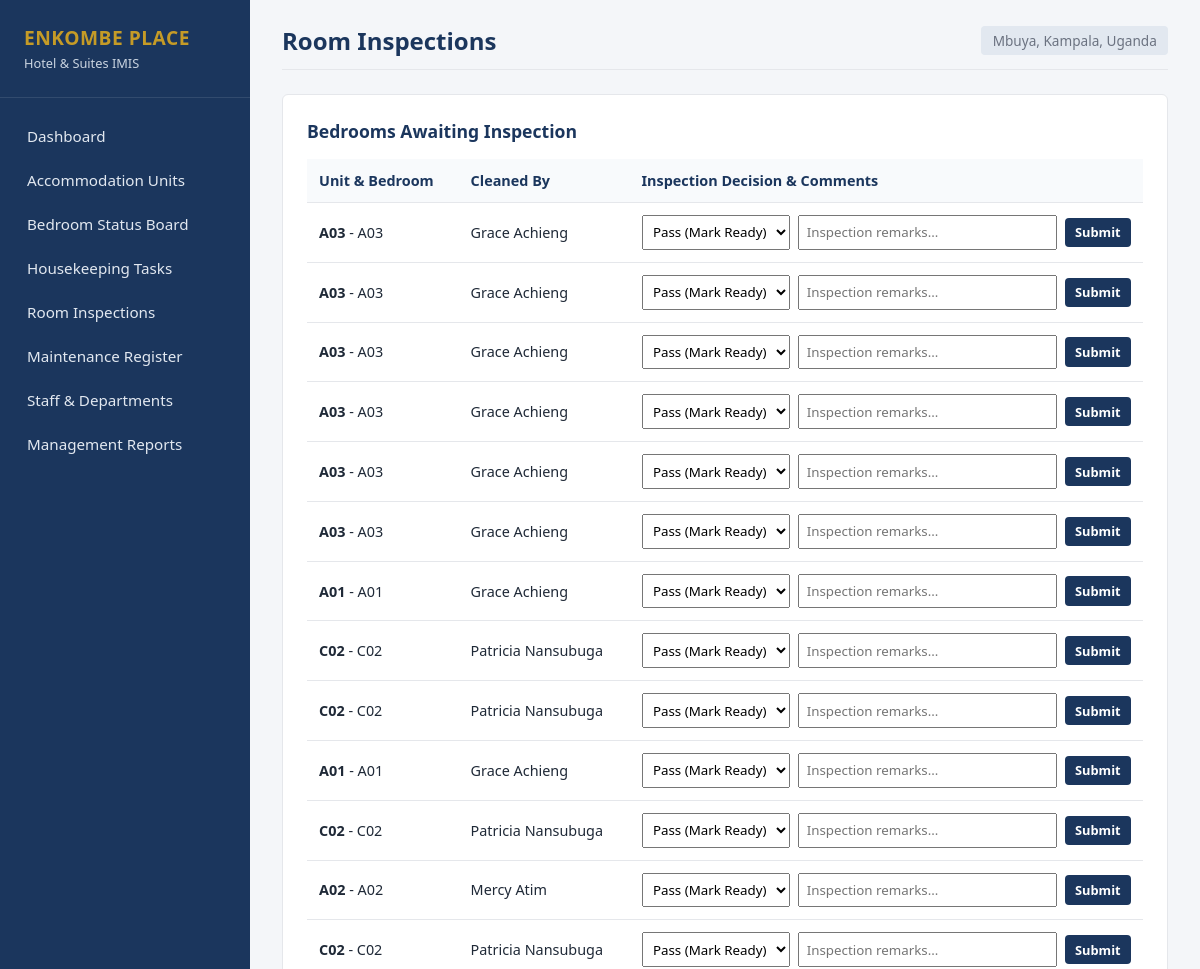
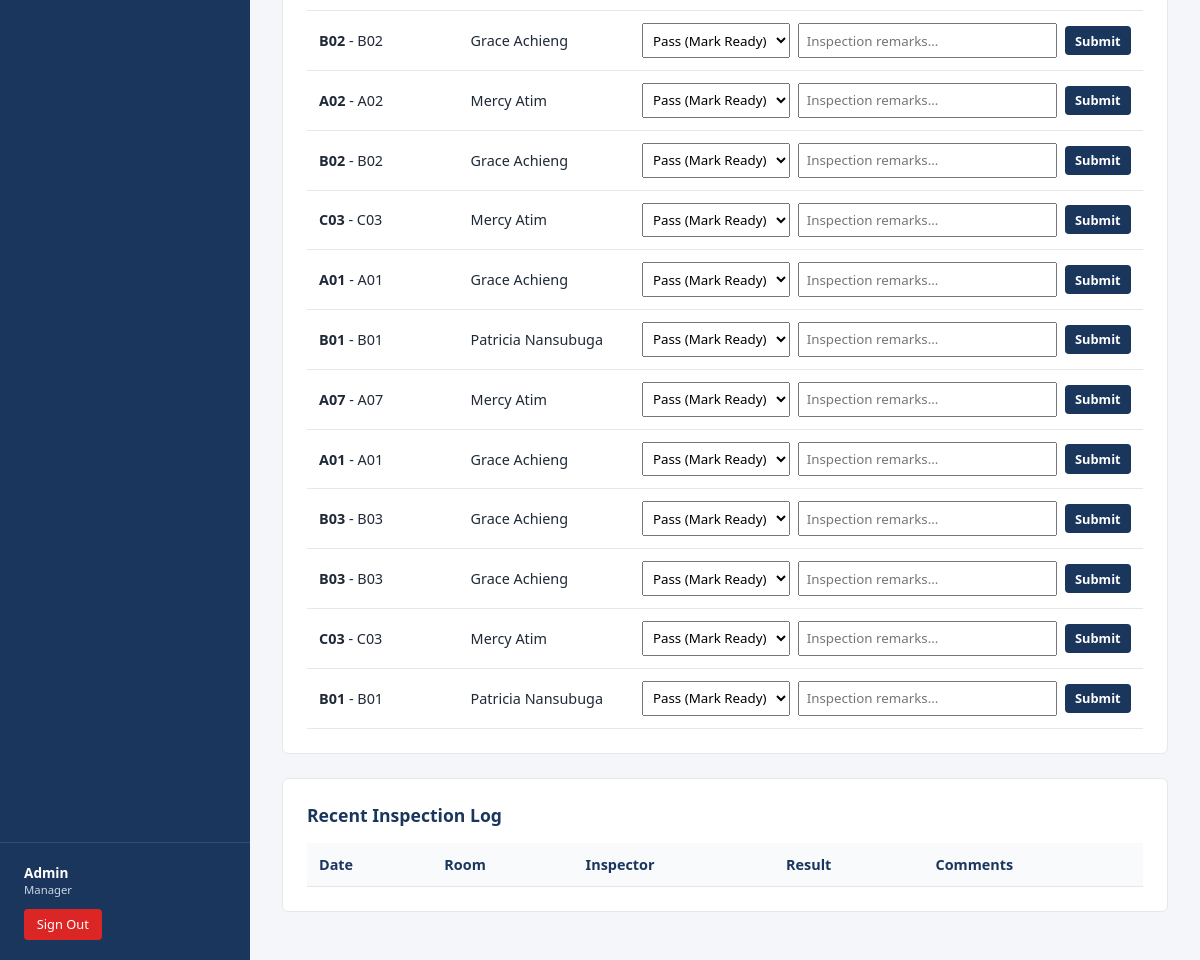
Page /Inspection.php (signed in) on the committed database (2 pictures, top to bottom).
### tables this page shows
CREATE TABLE `housekeeping_tasks` (
  `task_id` int(11) NOT NULL,
  `room_number` varchar(50) DEFAULT NULL,
  `assigned_staff` int(11) DEFAULT NULL,
  `task_status` varchar(50) DEFAULT NULL,
  `date_assigned` date DEFAULT NULL,
  `completion_notes` text DEFAULT NULL,
  `inspection_status` varchar(30) DEFAULT 'Not Inspected'
);

CREATE TABLE `accommodation_units` (
  `unit_id` int(11) NOT NULL,
  `unit_name` varchar(100) DEFAULT NULL,
  `unit_type` varchar(100) DEFAULT NULL,
  `bedrooms` int(11) DEFAULT NULL,
  `status` varchar(50) DEFAULT NULL
);

### Inspection.php (the view, shortened to what this page needs)
<?php
require_once 'config.php';
require_once 'layout.php';
$awaitingTasks = $pdo->query("
    SELECT t.task_id, u.unit_id AS bedroom_id, u.unit_name AS bedroom_no, u.unit_name, COALESCE(s.fullname, 'Unassigned') AS cleaner
    FROM housekeeping_tasks t
    JOIN accommodation_units u ON t.room_number = u.unit_name
    LEFT JOIN staff s ON t.assigned_staff = s.staff_id
    WHERE t.task_status = 'Completed'
    ORDER BY t.date_assigned DESC
")->fetchAll();
?>
<div class="panel">
    <h2>Bedrooms Awaiting Inspection</h2>
    <?php if (empty($awaitingTasks)): ?>
        <p style="color:#6b7280;">No bedrooms are currently awaiting inspection.</p>
    <?php else: ?>
    <table>
        <thead>
            <tr>
                <th>Unit & Bedroom</th>
                <th>Cleaned By</th>
                <th>Inspection Decision & Comments</th>
            </tr>
        </thead>
        <tbody>
            <?php foreach ($awaitingTasks as $at): ?>
            <tr>
                <td><strong><?= htmlspecialchars($at['unit_name']) ?></strong> - <?= htmlspecialchars($at['bedroom_no']) ?></td>
                <td><?= htmlspecialchars($at['cleaner']) ?></td>
                <td>
                    <form method="POST" style="display:flex; gap:0.5rem; align-items:center;">
                        <select name="result" style="padding:0.4rem;">
                            <option value="Pass">Pass (Mark Ready)</option>
                        </select>
                        <input type="text" name="comments" placeholder="Inspection remarks..." required style="padding:0.4rem; flex:1;">
                        <button type="submit" name="record_inspection" class="btn btn-sm">Submit</button>
                    </form>
                </td>
            </tr>
            <?php endforeach; ?>
        </tbody>
    </table>
    <?php endif; ?>
</div>
<div class="panel">
    <h2>Recent Inspection Log</h2>
    <table>
        <thead>
            <tr>
                <th>Date</th>
                <th>Room</th>
                <th>Inspector</th>
                <th>Result</th>
                <th>Comments</th>
            </tr>
        </thead>
    </table>
</div>

### style.css (style rules this page uses)
:root { --primary: #1b365d; --secondary: #2c5282; --accent: #c59b27; --bg: #f4f6f9; --card: #ffffff; --text: #1f2937; --muted: #6b7280; --border: #e5e7eb; --success: #15803d; --warning: #b45309; --danger: #b91c1c; --info: #1d4ed8; }
* { box-sizing: border-box; margin: 0; padding: 0; font-family: 'Segoe UI', Tahoma, sans-serif; }
body { background: var(--bg); color: var(--text); }
.panel { background: var(--card); padding: 1.5rem; border-radius: 6px; border: 1px solid var(--border); margin-bottom: 1.5rem; }
.panel h2 { font-size: 1.1rem; color: var(--primary); margin-bottom: 1rem; }
.btn { padding: 0.6rem 1.1rem; border: none; border-radius: 4px; cursor: pointer; font-weight: 600; font-size: 0.9rem; background: var(--primary); color: #fff; }
.btn-sm { padding: 0.35rem 0.65rem; font-size: 0.8rem; }
table { width: 100%; border-collapse: collapse; font-size: 0.9rem; }
th, td { padding: 0.75rem; text-align: left; border-bottom: 1px solid var(--border); }
th { background: #f8fafc; color: var(--primary); font-weight: 600; }

### rows in the picture
housekeeping_tasks: accommodation_units.unit_name "A03", cleaner "Grace Achieng"
housekeeping_tasks: accommodation_units.unit_name "A03", cleaner "Grace Achieng"
housekeeping_tasks: accommodation_units.unit_name "A03", cleaner "Grace Achieng"
housekeeping_tasks: accommodation_units.unit_name "A01", cleaner "Grace Achieng"
housekeeping_tasks: accommodation_units.unit_name "C02", cleaner "Patricia Nansubuga"
housekeeping_tasks: accommodation_units.unit_name "C02", cleaner "Patricia Nansubuga"
housekeeping_tasks: accommodation_units.unit_name "A02", cleaner "Mercy Atim"
housekeeping_tasks: accommodation_units.unit_name "B02", cleaner "Grace Achieng"
housekeeping_tasks: accommodation_units.unit_name "C03", cleaner "Mercy Atim"
housekeeping_tasks: accommodation_units.unit_name "A01", cleaner "Grace Achieng"
housekeeping_tasks: accommodation_units.unit_name "B01", cleaner "Patricia Nansubuga"
housekeeping_tasks: accommodation_units.unit_name "A07", cleaner "Mercy Atim"
housekeeping_tasks: accommodation_units.unit_name "B03", cleaner "Grace Achieng"

### other values in the picture
$fullName "Admin"
$role "Manager"
$title "Room Inspections"
